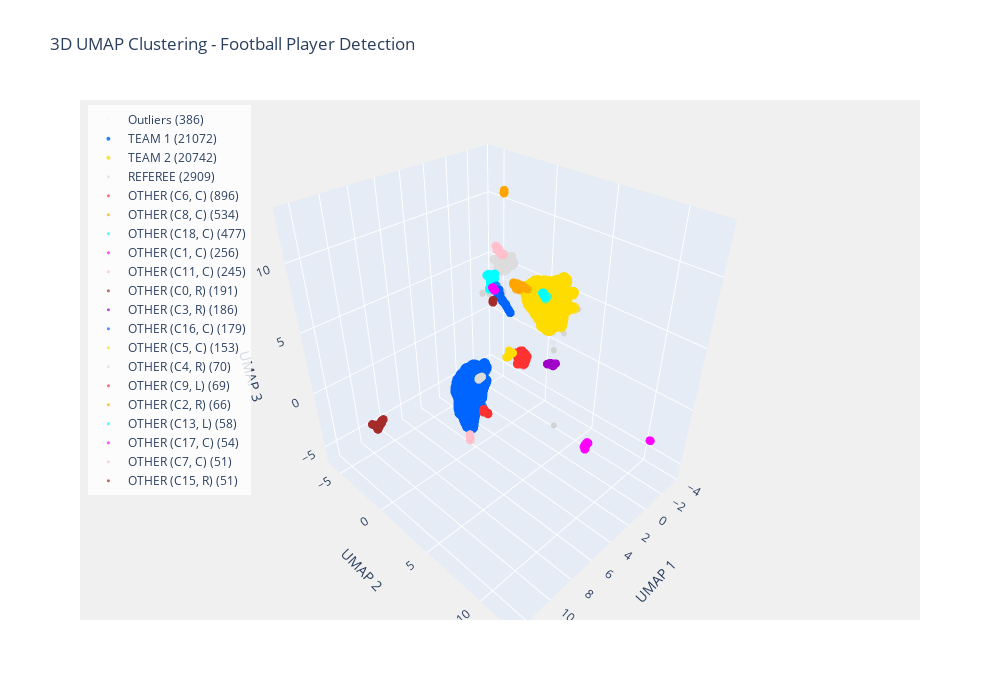

Notebook code cell kept with this figure:
### Code cell
# === 5. INTERACTIVE 3D VISUALIZATION ===

import plotly.graph_objects as go
import numpy as np

# Create basic plotly figure (not FigureWidget to avoid anywidget issues)
fig = go.Figure()

color_palette_rgb = {
    'blue': 'rgb(0, 100, 255)', 'yellow': 'rgb(255, 220, 0)', 'white': 'rgb(220, 220, 220)',
    'red': 'rgb(255, 50, 50)', 'orange': 'rgb(255, 165, 0)', 'cyan': 'rgb(0, 255, 255)',
    'magenta': 'rgb(255, 0, 255)', 'pink': 'rgb(255, 192, 203)', 'brown': 'rgb(165, 42, 42)',
    'purple': 'rgb(160, 0, 200)', 'lightgray': 'rgb(180, 180, 180)'
}
color_map = ['blue', 'yellow', 'white', 'red', 'orange', 'cyan', 'magenta', 'pink', 'brown', 'purple']

# Outliers
noise_mask = team_labels == -1
if np.any(noise_mask):
    fig.add_trace(go.Scatter3d(
        x=embeddings_3d[noise_mask, 0], 
        y=embeddings_3d[noise_mask, 1], 
        z=embeddings_3d[noise_mask, 2],
        mode='markers', 
        name=f'Outliers ({np.sum(noise_mask)})',
        marker=dict(size=2, color='lightgray', opacity=0.2, line=dict(width=0)),
        text=[f'Outlier #{i}' for i in np.where(noise_mask)[0]],
        hovertemplate='%{text}<br>UMAP: (%{x:.2f}, %{y:.2f}, %{z:.2f})<extra></extra>'
    ))

# Clusters
for i, info in enumerate(cluster_info):
    cluster_mask = team_labels == info['id']
    cluster_indices = np.where(cluster_mask)[0]
    
    fig.add_trace(go.Scatter3d(
        x=embeddings_3d[cluster_mask, 0], 
        y=embeddings_3d[cluster_mask, 1], 
        z=embeddings_3d[cluster_mask, 2],
        mode='markers', 
        name=f'{team_mapping[info["id"]]} ({info["size"]})',
        marker=dict(
            size=4 if i < 2 else 3,
            color=color_palette_rgb[color_map[i % len(color_map)]],
            opacity=0.8 if i < 2 else 0.7,
            line=dict(width=0)
        ),
        text=[f'{team_mapping[info["id"]]} #{idx}' for idx in cluster_indices],
        hovertemplate='%{text}<br>UMAP: (%{x:.2f}, %{y:.2f}, %{z:.2f})<extra></extra>'
    ))

fig.update_layout(
    title='3D UMAP Clustering - Football Player Detection',
    scene=dict(
        xaxis_title='UMAP 1', 
        yaxis_title='UMAP 2', 
        zaxis_title='UMAP 3',
        bgcolor='rgb(240, 240, 240)',
        xaxis=dict(gridcolor='white', showbackground=True),
        yaxis=dict(gridcolor='white', showbackground=True),
        zaxis=dict(gridcolor='white', showbackground=True)
    ),
    width=1000, 
    height=700,
    hovermode='closest',
    showlegend=True,
    legend=dict(
        yanchor="top",
        y=0.99,
        xanchor="left",
        x=0.01,
        bgcolor='rgba(255, 255, 255, 0.8)'
    )
)

fig.show()

print("✓ 3D plot displayed!")
print("\n💡 Tip: Click and drag to rotate, scroll to zoom")
print(f"   Total points: {len(all_crops)} detections")
print(f"   Clusters: {len(cluster_info)} teams/groups\n")

### Figure 1 — Plotly figure (JSON) as saved in the notebook; plotly's stock layout.template omitted (floating-point values rounded to 4 significant figures; data arrays with more than 128 entries replaced by an {"elided": "..."} marker saying what was removed)
{"data": [{"hovertemplate": "%{text}<br>UMAP: (%{x:.2f}, %{y:.2f}, %{z:.2f})<extra></extra>", "marker": {"color": "lightgray", "line": {"width": 0}, "opacity": 0.2, "size": 2}, "mode": "markers", "name": "Outliers (386)", "text": {"elided": "386 str values"}, "type": "scatter3d", "x": {"elided": "386 float values"}, "y": {"elided": "386 float values"}, "z": {"elided": "386 float values"}}, {"hovertemplate": "%{text}<br>UMAP: (%{x:.2f}, %{y:.2f}, %{z:.2f})<extra></extra>", "marker": {"color": "rgb(0, 100, 255)", "line": {"width": 0}, "opacity": 0.8, "size": 4}, "mode": "markers", "name": "TEAM 1 (21072)", "text": {"elided": "21072 str values"}, "type": "scatter3d", "x": {"elided": "21072 float values"}, "y": {"elided": "21072 float values"}, "z": {"elided": "21072 float values"}}, {"hovertemplate": "%{text}<br>UMAP: (%{x:.2f}, %{y:.2f}, %{z:.2f})<extra></extra>", "marker": {"color": "rgb(255, 220, 0)", "line": {"width": 0}, "opacity": 0.8, "size": 4}, "mode": "markers", "name": "TEAM 2 (20742)", "text": {"elided": "20742 str values"}, "type": "scatter3d", "x": {"elided": "20742 float values"}, "y": {"elided": "20742 float values"}, "z": {"elided": "20742 float values"}}, {"hovertemplate": "%{text}<br>UMAP: (%{x:.2f}, %{y:.2f}, %{z:.2f})<extra></extra>", "marker": {"color": "rgb(220, 220, 220)", "line": {"width": 0}, "opacity": 0.7, "size": 3}, "mode": "markers", "name": "REFEREE (2909)", "text": {"elided": "2909 str values"}, "type": "scatter3d", "x": {"elided": "2909 float values"}, "y": {"elided": "2909 float values"}, "z": {"elided": "2909 float values"}}, {"hovertemplate": "%{text}<br>UMAP: (%{x:.2f}, %{y:.2f}, %{z:.2f})<extra></extra>", "marker": {"color": "rgb(255, 50, 50)", "line": {"width": 0}, "opacity": 0.7, "size": 3}, "mode": "markers", "name": "OTHER (C6, C) (896)", "text": {"elided": "896 str values"}, "type": "scatter3d", "x": {"elided": "896 float values"}, "y": {"elided": "896 float values"}, "z": {"elided": "896 float values"}}, {"hovertemplate": "%{text}<br>UMAP: (%{x:.2f}, %{y:.2f}, %{z:.2f})<extra></extra>", "marker": {"color": "rgb(255, 165, 0)", "line": {"width": 0}, "opacity": 0.7, "size": 3}, "mode": "markers", "name": "OTHER (C8, C) (534)", "text": {"elided": "534 str values"}, "type": "scatter3d", "x": {"elided": "534 float values"}, "y": {"elided": "534 float values"}, "z": {"elided": "534 float values"}}, {"hovertemplate": "%{text}<br>UMAP: (%{x:.2f}, %{y:.2f}, %{z:.2f})<extra></extra>", "marker": {"color": "rgb(0, 255, 255)", "line": {"width": 0}, "opacity": 0.7, "size": 3}, "mode": "markers", "name": "OTHER (C18, C) (477)", "text": {"elided": "477 str values"}, "type": "scatter3d", "x": {"elided": "477 float values"}, "y": {"elided": "477 float values"}, "z": {"elided": "477 float values"}}, {"hovertemplate": "%{text}<br>UMAP: (%{x:.2f}, %{y:.2f}, %{z:.2f})<extra></extra>", "marker": {"color": "rgb(255, 0, 255)", "line": {"width": 0}, "opacity": 0.7, "size": 3}, "mode": "markers", "name": "OTHER (C1, C) (256)", "text": {"elided": "256 str values"}, "type": "scatter3d", "x": {"elided": "256 float values"}, "y": {"elided": "256 float values"}, "z": {"elided": "256 float values"}}, {"hovertemplate": "%{text}<br>UMAP: (%{x:.2f}, %{y:.2f}, %{z:.2f})<extra></extra>", "marker": {"color": "rgb(255, 192, 203)", "line": {"width": 0}, "opacity": 0.7, "size": 3}, "mode": "markers", "name": "OTHER (C11, C) (245)", "text": {"elided": "245 str values"}, "type": "scatter3d", "x": {"elided": "245 float values"}, "y": {"elided": "245 float values"}, "z": {"elided": "245 float values"}}, {"hovertemplate": "%{text}<br>UMAP: (%{x:.2f}, %{y:.2f}, %{z:.2f})<extra></extra>", "marker": {"color": "rgb(165, 42, 42)", "line": {"width": 0}, "opacity": 0.7, "size": 3}, "mode": "markers", "name": "OTHER (C0, R) (191)", "text": {"elided": "191 str values"}, "type": "scatter3d", "x": {"elided": "191 float values"}, "y": {"elided": "191 float values"}, "z": {"elided": "191 float values"}}, {"hovertemplate": "%{text}<br>UMAP: (%{x:.2f}, %{y:.2f}, %{z:.2f})<extra></extra>", "marker": {"color": "rgb(160, 0, 200)", "line": {"width": 0}, "opacity": 0.7, "size": 3}, "mode": "markers", "name": "OTHER (C3, R) (186)", "text": {"elided": "186 str values"}, "type": "scatter3d", "x": {"elided": "186 float values"}, "y": {"elided": "186 float values"}, "z": {"elided": "186 float values"}}, {"hovertemplate": "%{text}<br>UMAP: (%{x:.2f}, %{y:.2f}, %{z:.2f})<extra></extra>", "marker": {"color": "rgb(0, 100, 255)", "line": {"width": 0}, "opacity": 0.7, "size": 3}, "mode": "markers", "name": "OTHER (C16, C) (179)", "text": {"elided": "179 str values"}, "type": "scatter3d", "x": {"elided": "179 float values"}, "y": {"elided": "179 float values"}, "z": {"elided": "179 float values"}}, {"hovertemplate": "%{text}<br>UMAP: (%{x:.2f}, %{y:.2f}, %{z:.2f})<extra></extra>", "marker": {"color": "rgb(255, 220, 0)", "line": {"width": 0}, "opacity": 0.7, "size": 3}, "mode": "markers", "name": "OTHER (C5, C) (153)", "text": {"elided": "153 str values"}, "type": "scatter3d", "x": {"elided": "153 float values"}, "y": {"elided": "153 float values"}, "z": {"elided": "153 float values"}}, {"hovertemplate": "%{text}<br>UMAP: (%{x:.2f}, %{y:.2f}, %{z:.2f})<extra></extra>", "marker": {"color": "rgb(220, 220, 220)", "line": {"width": 0}, "opacity": 0.7, "size": 3}, "mode": "markers", "name": "OTHER (C4, R) (70)", "text": ["OTHER (C4, R) #15116", "OTHER (C4, R) #15129", "OTHER (C4, R) #15143", "OTHER (C4, R) #15158", "OTHER (C4, R) #15170", "OTHER (C4, R) #15185", "OTHER (C4, R) #15199", "OTHER (C4, R) #15213", "OTHER (C4, R) #15228", "OTHER (C4, R) #15240", "OTHER (C4, R) #15250", "OTHER (C4, R) #15264", "OTHER (C4, R) #15277", "OTHER (C4, R) #15290", "OTHER (C4, R) #15302", "OTHER (C4, R) #15316", "OTHER (C4, R) #15329", "OTHER (C4, R) #15344", "OTHER (C4, R) #15358", "OTHER (C4, R) #15373", "OTHER (C4, R) #15385", "OTHER (C4, R) #15402", "OTHER (C4, R) #15419", "OTHER (C4, R) #15435", "OTHER (C4, R) #15450", "OTHER (C4, R) #15463", "OTHER (C4, R) #15478", "OTHER (C4, R) #15495", "OTHER (C4, R) #15510", "OTHER (C4, R) #15525", "OTHER (C4, R) #15540", "OTHER (C4, R) #15555", "OTHER (C4, R) #15570", "OTHER (C4, R) #15584", "OTHER (C4, R) #15597", "OTHER (C4, R) #15611", "OTHER (C4, R) #15625", "OTHER (C4, R) #15639", "OTHER (C4, R) #15655", "OTHER (C4, R) #15670", "OTHER (C4, R) #15687", "OTHER (C4, R) #15703", "OTHER (C4, R) #15716", "OTHER (C4, R) #15729", "OTHER (C4, R) #15743", "OTHER (C4, R) #15757", "OTHER (C4, R) #15772", "OTHER (C4, R) #15786", "OTHER (C4, R) #15799", "OTHER (C4, R) #15811", "OTHER (C4, R) #15824", "OTHER (C4, R) #15837", "OTHER (C4, R) #15851", "OTHER (C4, R) #15863", "OTHER (C4, R) #15876", "OTHER (C4, R) #15889", "OTHER (C4, R) #15903", "OTHER (C4, R) #15917", "OTHER (C4, R) #15930", "OTHER (C4, R) #15943", "OTHER (C4, R) #15956", "OTHER (C4, R) #15971", "OTHER (C4, R) #15987", "OTHER (C4, R) #16001", "OTHER (C4, R) #16017", "OTHER (C4, R) #16031", "OTHER (C4, R) #16044", "OTHER (C4, R) #16074", "OTHER (C4, R) #16089", "OTHER (C4, R) #16102"], "type": "scatter3d", "x": [1.228, 1.253, 1.225, 1.229, 1.224, 1.23, 1.222, 1.222, 1.219, 1.22, 1.223, 1.191, 1.221, 1.231, 1.219, 1.231, 1.281, 1.336, 1.27, 1.27, 1.273, 1.279, 1.275, 1.282, 1.286, 1.28, 1.284, 1.291, 1.297, 1.289, 1.291, 1.308, 1.307, 1.298, 1.301, 1.323, 1.333, 1.402, 1.338, 1.339, 1.328, 1.326, 1.325, 1.329, 1.328, 1.32, 1.292, 1.32, 1.322, 1.35, 1.343, 1.349, 1.354, 1.367, 1.358, 1.356, 1.357, 1.357, 1.354, 1.353, 1.352, 1.351, 1.356, 1.358, 1.35, 1.373, 1.369, 1.379, 1.374, 1.364], "y": [-2.204, -2.212, -2.205, -2.212, -2.204, -2.213, -2.205, -2.205, -2.204, -2.206, -2.212, -2.178, -2.212, -2.223, -2.21, -2.221, -2.255, -2.348, -2.25, -2.24, -2.259, -2.265, -2.262, -2.269, -2.273, -2.26, -2.268, -2.262, -2.268, -2.263, -2.267, -2.263, -2.263, -2.28, -2.295, -2.324, -2.336, -2.336, -2.35, -2.353, -2.356, -2.355, -2.356, -2.356, -2.356, -2.356, -2.356, -2.356, -2.354, -2.361, -2.356, -2.359, -2.361, -2.373, -2.358, -2.359, -2.361, -2.359, -2.36, -2.353, -2.357, -2.357, -2.35, -2.354, -2.348, -2.343, -2.351, -2.34, -2.349, -2.341], "z": [-2.414, -2.431, -2.414, -2.419, -2.412, -2.421, -2.411, -2.411, -2.41, -2.41, -2.415, -2.377, -2.414, -2.426, -2.412, -2.425, -2.469, -2.562, -2.456, -2.449, -2.469, -2.479, -2.474, -2.484, -2.488, -2.478, -2.487, -2.491, -2.498, -2.49, -2.494, -2.506, -2.506, -2.504, -2.514, -2.543, -2.553, -2.629, -2.564, -2.568, -2.56, -2.559, -2.557, -2.561, -2.56, -2.553, -2.522, -2.552, -2.553, -2.578, -2.57, -2.576, -2.581, -2.595, -2.582, -2.581, -2.583, -2.581, -2.581, -2.577, -2.578, -2.577, -2.575, -2.578, -2.57, -2.581, -2.584, -2.58, -2.583, -2.573]}, {"hovertemplate": "%{text}<br>UMAP: (%{x:.2f}, %{y:.2f}, %{z:.2f})<extra></extra>", "marker": {"color": "rgb(255, 50, 50)", "line": {"width": 0}, "opacity": 0.7, "size": 3}, "mode": "markers", "name": "OTHER (C9, L) (69)", "text": ["OTHER (C9, L) #14748", "OTHER (C9, L) #14764", "OTHER (C9, L) #14780", "OTHER (C9, L) #14794", "OTHER (C9, L) #14809", "OTHER (C9, L) #14824", "OTHER (C9, L) #14839", "OTHER (C9, L) #14854", "OTHER (C9, L) #14871", "OTHER (C9, L) #14886", "OTHER (C9, L) #14903", "OTHER (C9, L) #14913", "OTHER (C9, L) #14927", "OTHER (C9, L) #14943", "OTHER (C9, L) #14955", "OTHER (C9, L) #14970", "OTHER (C9, L) #14982", "OTHER (C9, L) #14999", "OTHER (C9, L) #15015", "OTHER (C9, L) #15021", "OTHER (C9, L) #15029", "OTHER (C9, L) #15037", "OTHER (C9, L) #15045", "OTHER (C9, L) #15058", "OTHER (C9, L) #15070", "OTHER (C9, L) #15084", "OTHER (C9, L) #15099", "OTHER (C9, L) #15112", "OTHER (C9, L) #15125", "OTHER (C9, L) #15137", "OTHER (C9, L) #15152", "OTHER (C9, L) #15169", "OTHER (C9, L) #15183", "OTHER (C9, L) #15187", "OTHER (C9, L) #15196", "OTHER (C9, L) #15212", "OTHER (C9, L) #15214", "OTHER (C9, L) #15227", "OTHER (C9, L) #15239", "OTHER (C9, L) #15251", "OTHER (C9, L) #15259", "OTHER (C9, L) #15272", "OTHER (C9, L) #15285", "OTHER (C9, L) #15299", "OTHER (C9, L) #15313", "OTHER (C9, L) #15326", "OTHER (C9, L) #15339", "OTHER (C9, L) #15356", "OTHER (C9, L) #15359", "OTHER (C9, L) #15372", "OTHER (C9, L) #15492", "OTHER (C9, L) #15508", "OTHER (C9, L) #15523", "OTHER (C9, L) #15539", "OTHER (C9, L) #15554", "OTHER (C9, L) #15569", "OTHER (C9, L) #15582", "OTHER (C9, L) #15595", "OTHER (C9, L) #15609", "OTHER (C9, L) #15623", "OTHER (C9, L) #15638", "OTHER (C9, L) #15653", "OTHER (C9, L) #15668", "OTHER (C9, L) #15686", "OTHER (C9, L) #15701", "OTHER (C9, L) #15717", "OTHER (C9, L) #15730", "OTHER (C9, L) #15742", "OTHER (C9, L) #15759"], "type": "scatter3d", "x": [2.539, 2.511, 2.537, 2.502, 2.509, 2.48, 2.438, 2.373, 2.398, 2.395, 2.363, 2.389, 2.38, 2.391, 2.379, 2.38, 2.349, 2.367, 2.341, 2.387, 2.353, 2.407, 2.336, 2.35, 2.371, 2.337, 2.332, 2.313, 2.318, 2.313, 2.31, 2.31, 2.31, 2.306, 2.307, 2.307, 2.306, 2.306, 2.305, 2.305, 2.306, 2.302, 2.3, 2.302, 2.302, 2.303, 2.299, 2.307, 2.308, 2.324, 2.377, 2.31, 2.315, 2.306, 2.305, 2.3, 2.305, 2.302, 2.298, 2.301, 2.296, 2.298, 2.298, 2.313, 2.322, 2.345, 2.317, 2.326, 2.328], "y": [-0.6604, -0.6429, -0.6713, -0.6518, -0.6486, -0.6227, -0.6168, -0.5669, -0.5823, -0.5699, -0.5496, -0.5748, -0.5545, -0.561, -0.5446, -0.5512, -0.5124, -0.5182, -0.4488, -0.5732, -0.4766, -0.6179, -0.4411, -0.4385, -0.4612, -0.4321, -0.4176, -0.3942, -0.4013, -0.3911, -0.3877, -0.3877, -0.3861, -0.3799, -0.3819, -0.3807, -0.3788, -0.3774, -0.3752, -0.3755, -0.3775, -0.39, -0.3931, -0.3917, -0.3928, -0.39, -0.4086, -0.395, -0.4008, -0.4242, -0.7791, -0.7645, -0.7644, -0.767, -0.7738, -0.7685, -0.7678, -0.7698, -0.7752, -0.7803, -0.7816, -0.7908, -0.7915, -0.8306, -0.8374, -0.866, -0.8259, -0.8195, -0.8153], "z": [-4.286, -4.286, -4.256, -4.288, -4.287, -4.302, -4.312, -4.338, -4.32, -4.337, -4.353, -4.333, -4.347, -4.337, -4.346, -4.337, -4.373, -4.364, -4.396, -4.305, -4.381, -4.265, -4.402, -4.389, -4.367, -4.403, -4.408, -4.423, -4.421, -4.432, -4.432, -4.433, -4.435, -4.44, -4.439, -4.439, -4.441, -4.442, -4.442, -4.443, -4.438, -4.386, -4.389, -4.388, -4.364, -4.387, -4.347, -4.391, -4.359, -4.378, -4.152, -4.235, -4.237, -4.239, -4.233, -4.247, -4.24, -4.243, -4.245, -4.253, -4.257, -4.26, -4.263, -4.27, -4.267, -4.305, -4.266, -4.264, -4.253]}, {"hovertemplate": "%{text}<br>UMAP: (%{x:.2f}, %{y:.2f}, %{z:.2f})<extra></extra>", "marker": {"color": "rgb(255, 165, 0)", "line": {"width": 0}, "opacity": 0.7, "size": 3}, "mode": "markers", "name": "OTHER (C2, R) (66)", "text": ["OTHER (C2, R) #217", "OTHER (C2, R) #229", "OTHER (C2, R) #242", "OTHER (C2, R) #252", "OTHER (C2, R) #266", "OTHER (C2, R) #279", "OTHER (C2, R) #292", "OTHER (C2, R) #306", "OTHER (C2, R) #318", "OTHER (C2, R) #333", "OTHER (C2, R) #348", "OTHER (C2, R) #364", "OTHER (C2, R) #377", "OTHER (C2, R) #390", "OTHER (C2, R) #402", "OTHER (C2, R) #416", "OTHER (C2, R) #431", "OTHER (C2, R) #446", "OTHER (C2, R) #461", "OTHER (C2, R) #475", "OTHER (C2, R) #490", "OTHER (C2, R) #503", "OTHER (C2, R) #513", "OTHER (C2, R) #524", "OTHER (C2, R) #535", "OTHER (C2, R) #546", "OTHER (C2, R) #556", "OTHER (C2, R) #569", "OTHER (C2, R) #582", "OTHER (C2, R) #594", "OTHER (C2, R) #624", "OTHER (C2, R) #638", "OTHER (C2, R) #649", "OTHER (C2, R) #685", "OTHER (C2, R) #697", "OTHER (C2, R) #711", "OTHER (C2, R) #749", "OTHER (C2, R) #759", "OTHER (C2, R) #769", "OTHER (C2, R) #779", "OTHER (C2, R) #790", "OTHER (C2, R) #803", "OTHER (C2, R) #814", "OTHER (C2, R) #828", "OTHER (C2, R) #839", "OTHER (C2, R) #853", "OTHER (C2, R) #864", "OTHER (C2, R) #875", "OTHER (C2, R) #886", "OTHER (C2, R) #902", "OTHER (C2, R) #917", "OTHER (C2, R) #928", "OTHER (C2, R) #941", "OTHER (C2, R) #953", "OTHER (C2, R) #980", "OTHER (C2, R) #1187", "OTHER (C2, R) #1214", "OTHER (C2, R) #1240", "OTHER (C2, R) #1258", "OTHER (C2, R) #1299", "OTHER (C2, R) #1311", "OTHER (C2, R) #1324", "OTHER (C2, R) #1336", "OTHER (C2, R) #1347", "OTHER (C2, R) #1360", "OTHER (C2, R) #1882"], "type": "scatter3d", "x": [0.7475, 0.7393, 0.7399, 0.7384, 0.7383, 0.7404, 0.741, 0.7401, 0.7399, 0.74, 0.7411, 0.7407, 0.7407, 0.737, 0.7408, 0.7403, 0.7356, 0.7329, 0.76, 0.7351, 0.7103, 0.7426, 0.7486, 0.7447, 0.7427, 0.7452, 0.7443, 0.7459, 0.7445, 0.7423, 0.7327, 0.7377, 0.7438, 0.7526, 0.7432, 0.7318, 0.7306, 0.7307, 0.7305, 0.7297, 0.7286, 0.7323, 0.7283, 0.7256, 0.7288, 0.7268, 0.7299, 0.7284, 0.7173, 0.6816, 0.7059, 0.6831, 0.7052, 0.708, 0.6694, 0.6022, 0.6049, 0.6048, 0.6048, 0.6046, 0.6045, 0.6028, 0.6027, 0.6035, 0.6028, 0.6086], "y": [-0.257, -0.2673, -0.267, -0.2684, -0.2686, -0.2667, -0.266, -0.2669, -0.2672, -0.2671, -0.266, -0.2663, -0.2664, -0.2699, -0.266, -0.2664, -0.2714, -0.2739, -0.2493, -0.2717, -0.2966, -0.2642, -0.258, -0.2621, -0.2642, -0.2617, -0.2626, -0.2609, -0.2623, -0.2645, -0.2735, -0.269, -0.2629, -0.2542, -0.2636, -0.2742, -0.2756, -0.2755, -0.2757, -0.2766, -0.2776, -0.274, -0.2778, -0.28, -0.2774, -0.2793, -0.2762, -0.2774, -0.2874, -0.3223, -0.2978, -0.3211, -0.2986, -0.2962, -0.331, -0.392, -0.3896, -0.3897, -0.3897, -0.3898, -0.39, -0.3916, -0.3917, -0.391, -0.3916, -0.3863], "z": [12.83, 12.84, 12.84, 12.84, 12.84, 12.84, 12.84, 12.84, 12.84, 12.84, 12.84, 12.84, 12.84, 12.84, 12.84, 12.84, 12.84, 12.85, 12.83, 12.84, 12.87, 12.84, 12.83, 12.83, 12.84, 12.83, 12.83, 12.83, 12.83, 12.84, 12.84, 12.84, 12.83, 12.83, 12.84, 12.85, 12.85, 12.85, 12.85, 12.85, 12.85, 12.85, 12.85, 12.85, 12.85, 12.85, 12.85, 12.85, 12.86, 12.89, 12.87, 12.89, 12.87, 12.86, 12.89, 12.94, 12.94, 12.94, 12.94, 12.94, 12.94, 12.94, 12.94, 12.94, 12.94, 12.94]}, {"hovertemplate": "%{text}<br>UMAP: (%{x:.2f}, %{y:.2f}, %{z:.2f})<extra></extra>", "marker": {"color": "rgb(0, 255, 255)", "line": {"width": 0}, "opacity": 0.7, "size": 3}, "mode": "markers", "name": "OTHER (C13, L) (58)", "text": ["OTHER (C13, L) #684", "OTHER (C13, L) #694", "OTHER (C13, L) #706", "OTHER (C13, L) #721", "OTHER (C13, L) #733", "OTHER (C13, L) #744", "OTHER (C13, L) #758", "OTHER (C13, L) #767", "OTHER (C13, L) #768", "OTHER (C13, L) #792", "OTHER (C13, L) #1060", "OTHER (C13, L) #1069", "OTHER (C13, L) #1082", "OTHER (C13, L) #1094", "OTHER (C13, L) #1107", "OTHER (C13, L) #1119", "OTHER (C13, L) #1133", "OTHER (C13, L) #1141", "OTHER (C13, L) #1147", "OTHER (C13, L) #1162", "OTHER (C13, L) #1171", "OTHER (C13, L) #1178", "OTHER (C13, L) #1180", "OTHER (C13, L) #1194", "OTHER (C13, L) #1197", "OTHER (C13, L) #1208", "OTHER (C13, L) #1209", "OTHER (C13, L) #1223", "OTHER (C13, L) #1224", "OTHER (C13, L) #1225", "OTHER (C13, L) #1236", "OTHER (C13, L) #1239", "OTHER (C13, L) #1253", "OTHER (C13, L) #1256", "OTHER (C13, L) #1260", "OTHER (C13, L) #1268", "OTHER (C13, L) #1269", "OTHER (C13, L) #1284", "OTHER (C13, L) #1300", "OTHER (C13, L) #1326", "OTHER (C13, L) #1901", "OTHER (C13, L) #2085", "OTHER (C13, L) #2097", "OTHER (C13, L) #2099", "OTHER (C13, L) #2109", "OTHER (C13, L) #2123", "OTHER (C13, L) #2138", "OTHER (C13, L) #2139", "OTHER (C13, L) #2151", "OTHER (C13, L) #2154", "OTHER (C13, L) #2164", "OTHER (C13, L) #2167", "OTHER (C13, L) #2180", "OTHER (C13, L) #2408", "OTHER (C13, L) #2422", "OTHER (C13, L) #2424", "OTHER (C13, L) #2438", "OTHER (C13, L) #2456"], "type": "scatter3d", "x": [-2.502, -2.492, -2.514, -2.513, -2.5, -2.506, -2.515, -2.374, -2.513, -2.48, -2.383, -2.42, -2.46, -2.464, -2.47, -2.475, -2.482, -2.463, -2.49, -2.479, -2.471, -2.48, -2.462, -2.483, -2.476, -2.473, -2.469, -2.445, -2.455, -2.208, -2.454, -2.439, -2.445, -2.429, -2.372, -2.464, -2.464, -2.445, -2.406, -2.403, -2.473, -2.432, -2.44, -2.258, -2.451, -2.46, -2.457, -2.349, -2.442, -2.315, -2.361, -2.463, -2.277, -2.441, -2.253, -2.427, -2.306, -2.304], "y": [0.6631, 0.674, 0.6426, 0.6439, 0.6394, 0.6376, 0.6323, 0.824, 0.6343, 0.6914, 0.7796, 0.73, 0.6656, 0.668, 0.6436, 0.6353, 0.6531, 0.6325, 0.6255, 0.6408, 0.621, 0.6384, 0.6368, 0.6276, 0.6194, 0.6254, 0.6278, 0.6183, 0.6984, 1.069, 0.6186, 0.715, 0.6427, 0.7389, 0.8475, 0.6425, 0.6918, 0.6471, 0.6601, 0.7736, 0.6016, 0.7544, 0.721, 1.204, 0.6956, 0.6757, 0.6771, 0.7565, 0.6821, 0.8102, 0.7419, 0.6691, 0.7616, 0.6555, 0.6945, 0.6725, 0.6593, 0.6738], "z": [4.522, 4.522, 4.519, 4.519, 4.536, 4.522, 4.521, 4.559, 4.524, 4.532, 4.585, 4.603, 4.623, 4.615, 4.634, 4.629, 4.573, 4.653, 4.587, 4.586, 4.654, 4.585, 4.67, 4.583, 4.629, 4.591, 4.662, 4.688, 4.551, 4.529, 4.69, 4.556, 4.702, 4.55, 4.529, 4.667, 4.555, 4.701, 4.752, 4.554, 4.659, 4.596, 4.662, 4.754, 4.679, 4.684, 4.689, 4.82, 4.714, 4.869, 4.811, 4.687, 4.903, 4.713, 4.859, 4.735, 4.835, 4.858]}, {"hovertemplate": "%{text}<br>UMAP: (%{x:.2f}, %{y:.2f}, %{z:.2f})<extra></extra>", "marker": {"color": "rgb(255, 0, 255)", "line": {"width": 0}, "opacity": 0.7, "size": 3}, "mode": "markers", "name": "OTHER (C17, C) (54)", "text": ["OTHER (C17, C) #1902", "OTHER (C17, C) #1916", "OTHER (C17, C) #1931", "OTHER (C17, C) #2030", "OTHER (C17, C) #2042", "OTHER (C17, C) #2168", "OTHER (C17, C) #2202", "OTHER (C17, C) #2214", "OTHER (C17, C) #2228", "OTHER (C17, C) #2240", "OTHER (C17, C) #2253", "OTHER (C17, C) #2267", "OTHER (C17, C) #2281", "OTHER (C17, C) #2297", "OTHER (C17, C) #2310", "OTHER (C17, C) #2323", "OTHER (C17, C) #2337", "OTHER (C17, C) #2350", "OTHER (C17, C) #2364", "OTHER (C17, C) #2375", "OTHER (C17, C) #2386", "OTHER (C17, C) #2397", "OTHER (C17, C) #2411", "OTHER (C17, C) #2423", "OTHER (C17, C) #2439", "OTHER (C17, C) #2454", "OTHER (C17, C) #2468", "OTHER (C17, C) #2479", "OTHER (C17, C) #2491", "OTHER (C17, C) #2505", "OTHER (C17, C) #2517", "OTHER (C17, C) #2547", "OTHER (C17, C) #2563", "OTHER (C17, C) #2575", "OTHER (C17, C) #2590", "OTHER (C17, C) #2602", "OTHER (C17, C) #2630", "OTHER (C17, C) #2642", "OTHER (C17, C) #2653", "OTHER (C17, C) #2665", "OTHER (C17, C) #2673", "OTHER (C17, C) #2681", "OTHER (C17, C) #2683", "OTHER (C17, C) #2726", "OTHER (C17, C) #10843", "OTHER (C17, C) #10849", "OTHER (C17, C) #10856", "OTHER (C17, C) #10865", "OTHER (C17, C) #10874", "OTHER (C17, C) #10882", "OTHER (C17, C) #10890", "OTHER (C17, C) #10902", "OTHER (C17, C) #10911", "OTHER (C17, C) #10921"], "type": "scatter3d", "x": [-3.174, -3.186, -3.195, -3.18, -3.208, -3.204, -3.209, -3.211, -3.216, -3.231, -3.24, -3.213, -3.235, -3.213, -3.229, -3.225, -3.229, -3.226, -3.228, -3.229, -3.275, -3.232, -3.236, -3.216, -3.216, -3.206, -3.214, -3.213, -3.212, -3.207, -3.201, -3.208, -3.208, -3.181, -3.214, -3.17, -3.227, -3.145, -3.17, -3.069, -3.221, -3.205, -3.141, -3.185, -3.15, -3.134, -3.158, -3.157, -3.156, -3.154, -3.151, -3.157, -3.173, -3.16], "y": [-5.192, -5.209, -5.214, -5.203, -5.226, -5.223, -5.226, -5.23, -5.232, -5.202, -5.24, -5.223, -5.237, -5.225, -5.204, -5.237, -5.232, -5.238, -5.231, -5.24, -5.24, -5.234, -5.232, -5.222, -5.226, -5.225, -5.23, -5.234, -5.221, -5.224, -5.227, -5.222, -5.218, -5.236, -5.222, -5.194, -5.234, -5.258, -5.2, -5.107, -5.223, -5.206, -5.217, -5.222, -5.373, -5.376, -5.382, -5.38, -5.38, -5.379, -5.378, -5.381, -5.386, -5.388], "z": [2.48, 2.464, 2.445, 2.451, 2.43, 2.433, 2.423, 2.426, 2.418, 2.389, 2.387, 2.417, 2.391, 2.416, 2.388, 2.406, 2.396, 2.404, 2.404, 2.403, 2.353, 2.398, 2.388, 2.413, 2.409, 2.427, 2.418, 2.424, 2.411, 2.421, 2.435, 2.414, 2.408, 2.49, 2.394, 2.465, 2.386, 2.514, 2.475, 2.502, 2.401, 2.408, 2.609, 2.463, 2.618, 2.619, 2.58, 2.584, 2.585, 2.588, 2.591, 2.585, 2.571, 2.58]}, {"hovertemplate": "%{text}<br>UMAP: (%{x:.2f}, %{y:.2f}, %{z:.2f})<extra></extra>", "marker": {"color": "rgb(255, 192, 203)", "line": {"width": 0}, "opacity": 0.7, "size": 3}, "mode": "markers", "name": "OTHER (C7, C) (51)", "text": ["OTHER (C7, C) #42790", "OTHER (C7, C) #42804", "OTHER (C7, C) #42819", "OTHER (C7, C) #42834", "OTHER (C7, C) #42848", "OTHER (C7, C) #42862", "OTHER (C7, C) #42878", "OTHER (C7, C) #42889", "OTHER (C7, C) #42905", "OTHER (C7, C) #42921", "OTHER (C7, C) #42935", "OTHER (C7, C) #42950", "OTHER (C7, C) #42965", "OTHER (C7, C) #42981", "OTHER (C7, C) #42993", "OTHER (C7, C) #43010", "OTHER (C7, C) #43026", "OTHER (C7, C) #43039", "OTHER (C7, C) #43054", "OTHER (C7, C) #43062", "OTHER (C7, C) #43074", "OTHER (C7, C) #43088", "OTHER (C7, C) #43099", "OTHER (C7, C) #43113", "OTHER (C7, C) #43126", "OTHER (C7, C) #43139", "OTHER (C7, C) #43150", "OTHER (C7, C) #43163", "OTHER (C7, C) #43176", "OTHER (C7, C) #43189", "OTHER (C7, C) #43202", "OTHER (C7, C) #43215", "OTHER (C7, C) #43226", "OTHER (C7, C) #43238", "OTHER (C7, C) #43250", "OTHER (C7, C) #43260", "OTHER (C7, C) #43269", "OTHER (C7, C) #43279", "OTHER (C7, C) #43288", "OTHER (C7, C) #43298", "OTHER (C7, C) #43308", "OTHER (C7, C) #43319", "OTHER (C7, C) #43328", "OTHER (C7, C) #43338", "OTHER (C7, C) #43348", "OTHER (C7, C) #43358", "OTHER (C7, C) #43368", "OTHER (C7, C) #43380", "OTHER (C7, C) #43390", "OTHER (C7, C) #43400", "OTHER (C7, C) #43411"], "type": "scatter3d", "x": [4.07, 4.135, 4.15, 4.153, 4.158, 4.159, 4.166, 4.161, 4.151, 4.149, 4.136, 4.129, 4.112, 4.126, 4.115, 4.117, 4.089, 4.074, 4.102, 4.122, 4.129, 4.133, 4.137, 4.137, 4.161, 4.171, 4.158, 4.162, 4.152, 4.162, 4.188, 4.18, 4.204, 4.181, 4.175, 4.187, 4.187, 4.192, 4.197, 4.202, 4.203, 4.204, 4.204, 4.208, 4.23, 4.218, 4.227, 4.217, 4.211, 4.151, 4.085], "y": [-0.5597, -0.4919, -0.4727, -0.4683, -0.461, -0.4604, -0.4525, -0.4573, -0.4691, -0.4696, -0.4855, -0.4953, -0.5106, -0.5014, -0.518, -0.5152, -0.5526, -0.5773, -0.5329, -0.5094, -0.493, -0.4932, -0.4853, -0.4883, -0.4593, -0.4479, -0.4626, -0.4581, -0.4732, -0.4597, -0.4346, -0.4375, -0.4123, -0.436, -0.4428, -0.4294, -0.4287, -0.4226, -0.417, -0.4113, -0.4099, -0.4099, -0.4093, -0.4054, -0.3806, -0.3944, -0.3843, -0.3955, -0.4016, -0.4674, -0.5341], "z": [-5.6, -5.721, -5.76, -5.767, -5.783, -5.785, -5.799, -5.789, -5.766, -5.768, -5.735, -5.716, -5.685, -5.703, -5.672, -5.678, -5.602, -5.563, -5.647, -5.693, -5.719, -5.722, -5.736, -5.732, -5.787, -5.809, -5.781, -5.79, -5.757, -5.787, -5.807, -5.828, -5.859, -5.831, -5.819, -5.848, -5.848, -5.862, -5.872, -5.88, -5.884, -5.883, -5.884, -5.89, -5.928, -5.908, -5.922, -5.906, -5.895, -5.765, -5.638]}, {"hovertemplate": "%{text}<br>UMAP: (%{x:.2f}, %{y:.2f}, %{z:.2f})<extra></extra>", "marker": {"color": "rgb(165, 42, 42)", "line": {"width": 0}, "opacity": 0.7, "size": 3}, "mode": "markers", "name": "OTHER (C15, R) (51)", "text": ["OTHER (C15, R) #25876", "OTHER (C15, R) #25889", "OTHER (C15, R) #25905", "OTHER (C15, R) #25919", "OTHER (C15, R) #25933", "OTHER (C15, R) #25949", "OTHER (C15, R) #25964", "OTHER (C15, R) #25980", "OTHER (C15, R) #25993", "OTHER (C15, R) #26011", "OTHER (C15, R) #26025", "OTHER (C15, R) #26039", "OTHER (C15, R) #26052", "OTHER (C15, R) #26067", "OTHER (C15, R) #26082", "OTHER (C15, R) #26096", "OTHER (C15, R) #26109", "OTHER (C15, R) #26121", "OTHER (C15, R) #26138", "OTHER (C15, R) #26152", "OTHER (C15, R) #26167", "OTHER (C15, R) #26180", "OTHER (C15, R) #26194", "OTHER (C15, R) #26210", "OTHER (C15, R) #26227", "OTHER (C15, R) #26245", "OTHER (C15, R) #26266", "OTHER (C15, R) #26283", "OTHER (C15, R) #26296", "OTHER (C15, R) #26316", "OTHER (C15, R) #26335", "OTHER (C15, R) #26353", "OTHER (C15, R) #26370", "OTHER (C15, R) #26388", "OTHER (C15, R) #26403", "OTHER (C15, R) #26421", "OTHER (C15, R) #26442", "OTHER (C15, R) #26458", "OTHER (C15, R) #26473", "OTHER (C15, R) #26488", "OTHER (C15, R) #26506", "OTHER (C15, R) #26519", "OTHER (C15, R) #26532", "OTHER (C15, R) #26545", "OTHER (C15, R) #26558", "OTHER (C15, R) #26572", "OTHER (C15, R) #26585", "OTHER (C15, R) #26614", "OTHER (C15, R) #26628", "OTHER (C15, R) #26643", "OTHER (C15, R) #26659"], "type": "scatter3d", "x": [-2.626, -2.627, -2.625, -2.628, -2.625, -2.624, -2.621, -2.621, -2.623, -2.627, -2.618, -2.61, -2.622, -2.622, -2.624, -2.621, -2.62, -2.624, -2.622, -2.623, -2.623, -2.625, -2.625, -2.624, -2.626, -2.626, -2.624, -2.625, -2.627, -2.627, -2.626, -2.63, -2.625, -2.63, -2.63, -2.629, -2.629, -2.637, -2.631, -2.63, -2.631, -2.632, -2.629, -2.63, -2.631, -2.603, -2.629, -2.631, -2.631, -2.63, -2.629], "y": [-4.794, -4.796, -4.788, -4.799, -4.796, -4.794, -4.789, -4.791, -4.793, -4.795, -4.789, -4.783, -4.794, -4.792, -4.796, -4.791, -4.791, -4.794, -4.793, -4.793, -4.792, -4.815, -4.815, -4.814, -4.81, -4.808, -4.812, -4.813, -4.809, -4.811, -4.812, -4.811, -4.814, -4.81, -4.807, -4.81, -4.81, -4.81, -4.809, -4.808, -4.808, -4.806, -4.808, -4.808, -4.808, -4.802, -4.805, -4.807, -4.804, -4.806, -4.808], "z": [1.876, 1.872, 1.876, 1.88, 1.878, 1.878, 1.875, 1.869, 1.828, 1.811, 1.856, 1.847, 1.859, 1.867, 1.83, 1.862, 1.844, 1.85, 1.85, 1.84, 1.85, 1.693, 1.696, 1.694, 1.693, 1.695, 1.693, 1.695, 1.693, 1.695, 1.694, 1.692, 1.693, 1.694, 1.706, 1.698, 1.694, 1.679, 1.694, 1.7, 1.696, 1.701, 1.693, 1.693, 1.706, 1.757, 1.723, 1.708, 1.716, 1.707, 1.701]}], "layout": {"height": 700, "hovermode": "closest", "legend": {"bgcolor": "rgba(255, 255, 255, 0.8)", "x": 0.01, "xanchor": "left", "y": 0.99, "yanchor": "top"}, "scene": {"bgcolor": "rgb(240, 240, 240)", "xaxis": {"gridcolor": "white", "showbackground": true, "title": {"text": "UMAP 1"}}, "yaxis": {"gridcolor": "white", "showbackground": true, "title": {"text": "UMAP 2"}}, "zaxis": {"gridcolor": "white", "showbackground": true, "title": {"text": "UMAP 3"}}}, "showlegend": true, "title": {"text": "3D UMAP Clustering - Football Player Detection"}, "width": 1000}}
